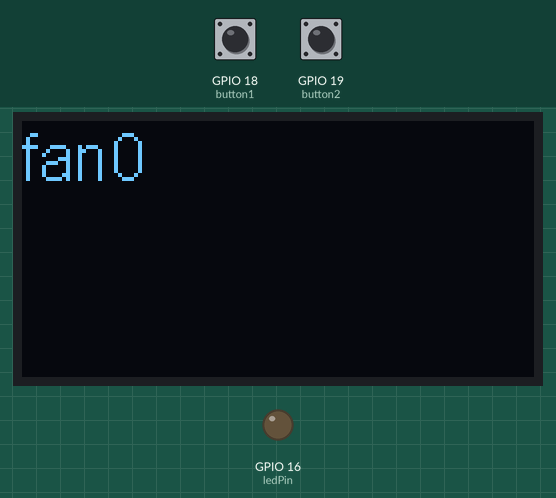
Simulated run of this sketch. Board: ESP8266 (NodeMCU). Parts: 128×64 one-colour display, output pins drawn as LEDs (lit = HIGH). The inputs (shaded band) are chosen by the test bench; at power-on: GPIO 19 (button2) LOW, GPIO 18 (button1) LOW. What the sketch prints to the serial monitor is not drawn.

Above: at 1.2 s.
1.3 s: GPIO 19 (button2) pulled HIGH for 0.15 s
At 2.5 s:
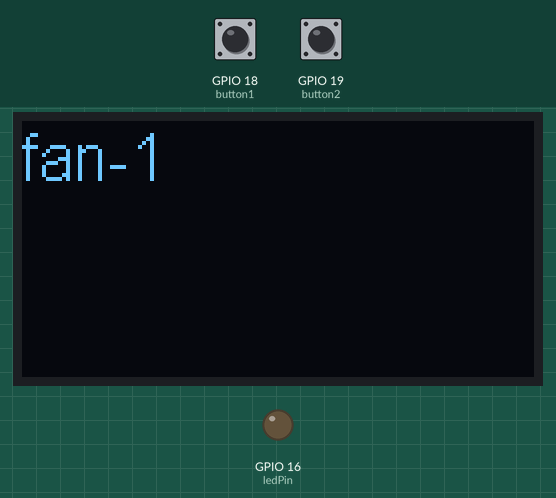
2.9 s: GPIO 19 (button2) pulled HIGH for 1 s
At 3.6 s:
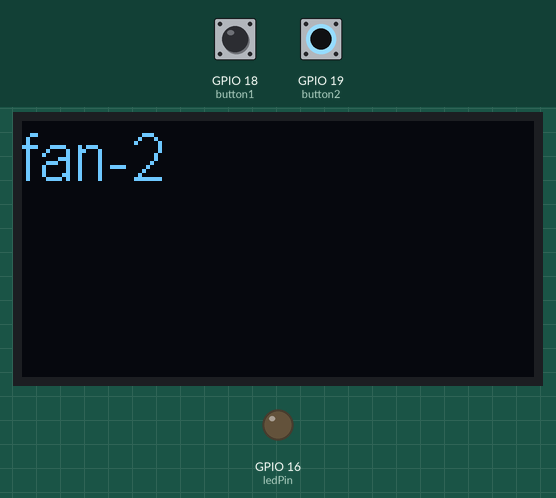
Timing chart, 0 to 5.9 s (numbered marks = the images above; inputs shaded):
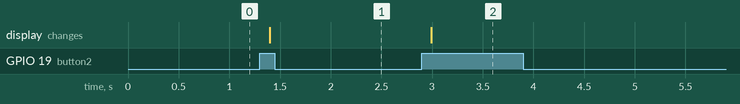

Measured:
- after the input at 1.3 s, the display: changes after 0.10 s (image 1)
- after the input at 2.9 s, the display: changes after 0.09 s (image 2)

The sketch:

digital_IO_OLED_debounce.ino
```cpp
// Written by Matrix Naovaratpong May 11th, 2020
/***************************** libraries *****************************/
#include "SSD1306.h"

/****************************** define *******************************/
#define i2cAddress          0x3c
#define SDA                 5
#define SCL                 4

#define ledPin              16                      // on-board LED
#define button1             18
#define button2             19

/***************************** variables ****************************/
int b1State   = 0;
int b1pState  = b1State;

int b2State   = 0;
int b2pState  = b2State;

int i         = 0;

/******************************* config *****************************/
SSD1306 display (i2cAddress, SDA, SCL);

void setup()
{
  Serial.begin(115200);
  pinMode(button1, INPUT);
  pinMode(button2, INPUT);
  pinMode(ledPin, OUTPUT);

  display.init();
  display.flipScreenVertically();
  display.setFont(ArialMT_Plain_16);
  display.setTextAlignment(TEXT_ALIGN_LEFT);
}

void loop()
{
  b1State = digitalRead(button1);
  b2State = digitalRead(button2);
  Serial.println(b1State);

  if (b1State != b1pState || b2State != b2pState)
  {
    if (b1State)i++;digitalWrite(ledPin, HIGH);
    if (b2State)i--;digitalWrite(ledPin, LOW);
  }

  display.clear();
  display.drawString(0, 0, "fan" + String(i));
  display.display();
  delay(100);
  b1pState = b1State;
  b2pState = b2State;
}
```
